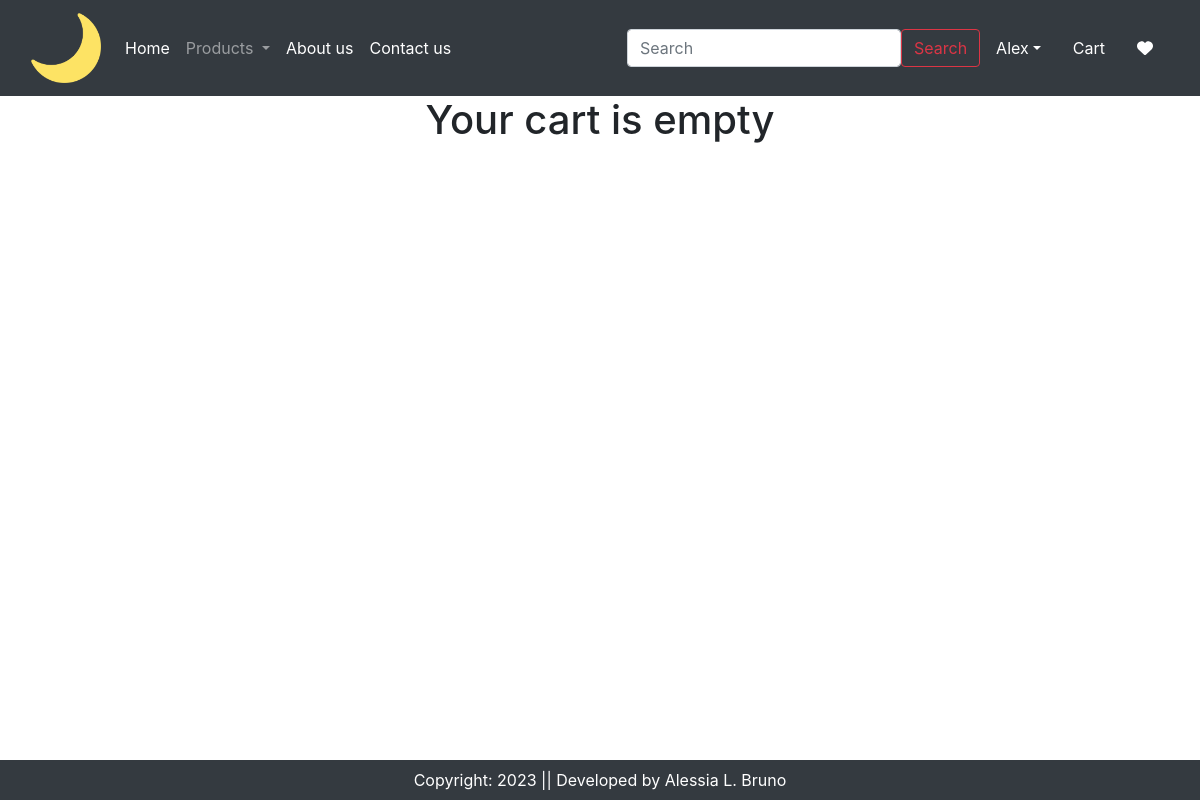
/cart/ (signed in), run on an earlier commit of the app's database.
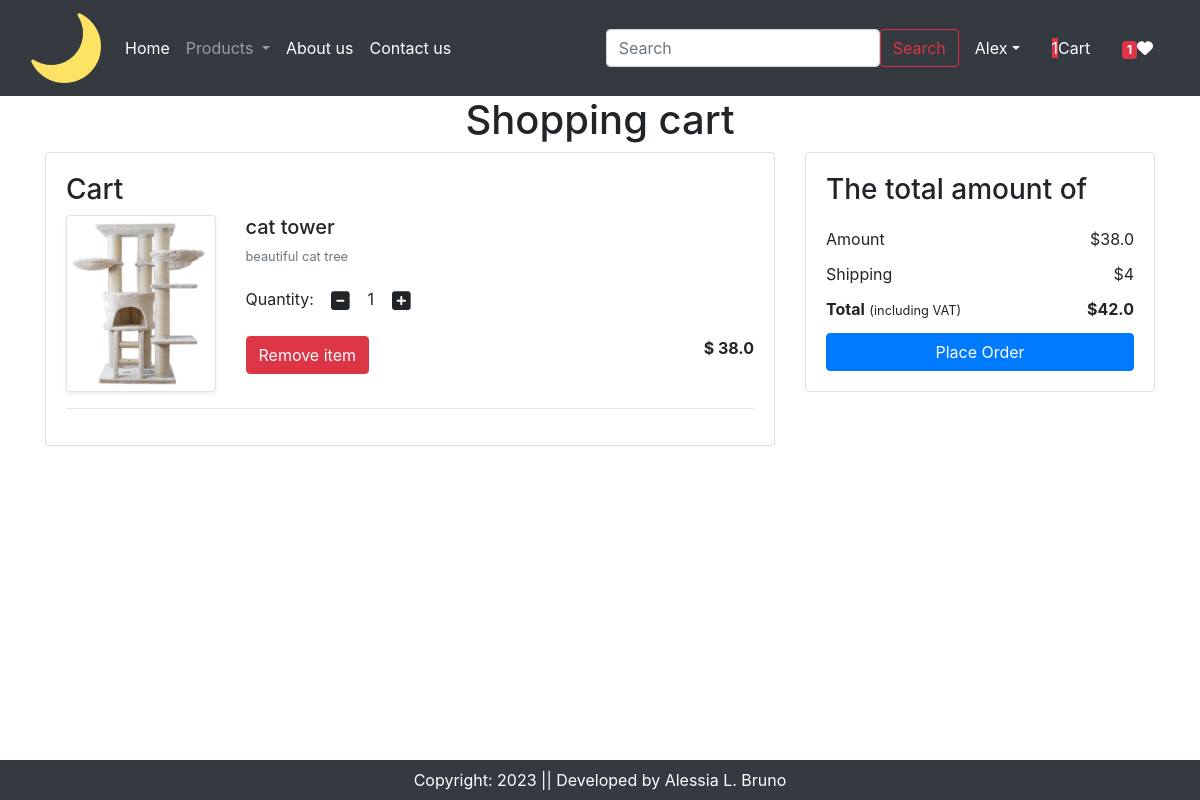
And on a later commit of the database.
### app/models.py (models this page shows, shortened)
class Cart(models.Model):
    user = models.ForeignKey(User, on_delete=models.CASCADE)
    product = models.ForeignKey(Product, on_delete=models.CASCADE)
    quantity = models.PositiveIntegerField(default=1)

class Product(models.Model):
    title = models.CharField(max_length=100)
    selling_price = models.FloatField()
    discounted_price = models.FloatField()
    description = models.TextField()
    composition = models.TextField(default='')
    prodapp = models.TextField(default='')
    category = models.CharField(choices=CATEGORY_CHOICES, max_length=2)
    product_image = models.ImageField(upload_to='product')

### app/views.py (the view)
# urls.py: path('cart/', views.show_cart, name='showcart'),
@login_required
def show_cart(request):
    user=request.user
    cart = Cart.objects.filter(user=user)
    amount=0
    for p in cart:
        value=p.quantity*p.product.discounted_price
        amount+=value
    totalamount=amount + 4
    totalitem=0
    wishitem=0
    if request.user.is_authenticated:
        totalitem = len(Cart.objects.filter(user=request.user))
        wishitem = len(Wishlist.objects.filter(user=request.user))
    return render(request, 'app/addtocart.html', locals())

### app/templates/app/addtocart.html (shortened to what this page needs)
{% extends 'app/base.html' %}
{% load static %}
{% block main-content %}
<div class="container my">
    {% if cart %}
    <h1 class="text-center">Shopping cart</h1>
    <div class="row">
        <div class="col-sm-8">
            <div class="card">
                <div class="card-body">
                    <h3>Cart</h3>
                    {% for item in cart %}
                    <div class="row">
                        <div class="col-sm-3 text-center align-self-center">
                            <img src="{{item.product.product_image.url}}" alt="" srcset="" class="img-fluid img-thumbnail shadow-sm" height="150" width="150">
                        </div>
                        <div class="col-sm-9">
                            <div>
                                <h5>{{item.product.title}}</h5>
                                <p class="mb-2 text-muted small">{{item.product.description}}</p>
                                <div class="my-3">
                                    <label for="quantity">Quantity: </label>
                                    <a class="minus-cart btn" pid="{{item.product.id}}"><i class="fas fa-minus-square fa-lg"></i></a>
                                    <span id="quantity">{{item.quantity}}</span>
                                    <a class="plus-cart btn" pid="{{item.product.id}}"><i class="fas fa-plus-square fa-lg"></i></a>
                                </div>
                                <div class="d-flex justify-content-between">
                                    <a href="#" class="remove-cart btn btn-danger" pid="{{item.product.id}}">Remove item</a>
                                    <p class="mb-0"><span><strong>$ {{item.product.discounted_price}}</strong></span></p>
                                </div>
                            </div>
                        </div>
                    </div>
                    <hr class="text-muted">
                    {% endfor %}
                </div>
            </div>
        </div>
        <div class="col-sm-4">
            <div class="card">
                <div class="card-body">
                    <h3>The total amount of</h3>
                    <ul class="list-group">
                        <li class="list-group-item d-flex justify-content-between align-items-center border-0 px-0 pb-0">Amount<span id="amount">${{amount}}</span></li>
                        <li class="list-group-item d-flex justify-content-between align-items-center border-0 px-0 pb-0">Shipping <span> $4</span></li>
                        <li class="list-group-item d-flex justify-content-between align-items-center border-0 px-0 mb-0">
                            <div>
                                <strong>Total</strong> <small>(including VAT)</small>
                            </div>
                            <span id="totalamount"><strong>${{totalamount}}</strong></span>
                        </li>
                    </ul>
                    <div class="d-grid"><a href="{% url 'checkout' %}" class="btn btn-primary btn-block">Place Order</a></div>
                </div>
            </div>
        </div>
    </div>
    {% else %}
    <h1 class="text-center">Your cart is empty</h1>
    {% endif %}
</div>
{% endblock main-content %}

What changed in the data, as far as the page shows it:
added Cart: product.product_image (picture), product "cat tower", product.description "beautiful cat tree", quantity "1", product.discounted_price "38.0"
Also different on the page:
{{ totalitem }}: (not shown) → "1"
{{ wishitem }}: (not shown) → "1"
{{ amount }}: (not shown) → "38.0"
{{ totalamount }}: (not shown) → "42.0"
text no longer shown: "Your cart is empty"
text now shown: "Shopping cart Cart The total amount of Amount $ Shipping $4 Total (including VAT) $ Place Order"
